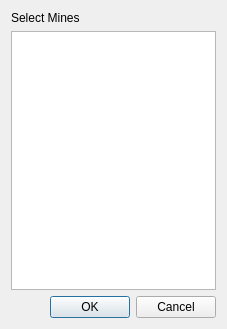
<?xml version="1.0" encoding="UTF-8"?>
<ui version="4.0">
 <class>MineSelector</class>
 <widget class="QDialog" name="MineSelector">
  <property name="geometry">
   <rect>
    <x>0</x>
    <y>0</y>
    <width>227</width>
    <height>329</height>
   </rect>
  </property>
  <property name="windowTitle">
   <string>Select Mines</string>
  </property>
  <layout class="QVBoxLayout" name="verticalLayout">
   <item>
    <widget class="QLabel" name="labelMines">
     <property name="text">
      <string>Select Mines</string>
     </property>
    </widget>
   </item>
   <item>
    <widget class="QTableWidget" name="tableWidgetMines"/>
   </item>
   <item>
    <widget class="QDialogButtonBox" name="buttonBoxResult">
     <property name="standardButtons">
      <set>QDialogButtonBox::Cancel|QDialogButtonBox::Ok</set>
     </property>
    </widget>
   </item>
  </layout>
 </widget>
 <resources/>
 <connections/>
</ui>
